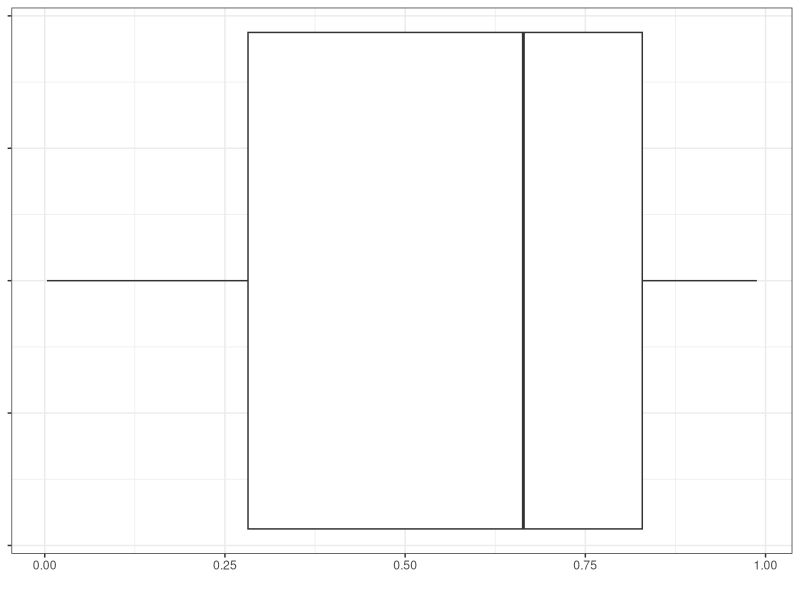

Write the R code that produced this figure.
library(tidyverse)

dados <- read.csv('judicial-constraints-on-the-executive-index.csv') %>%
  rename(Index = Judicial.constraints.on.the.executive.index..central.estimate.) %>%
  filter(!is.na(Index)) %>%
  filter(Year == 2024)

summary(dados$Index)

ggplot(dados, aes(x = Index)) +
  geom_boxplot() +
  theme_bw() +
  labs(x = '') +
  theme(axis.text.y = element_blank())
